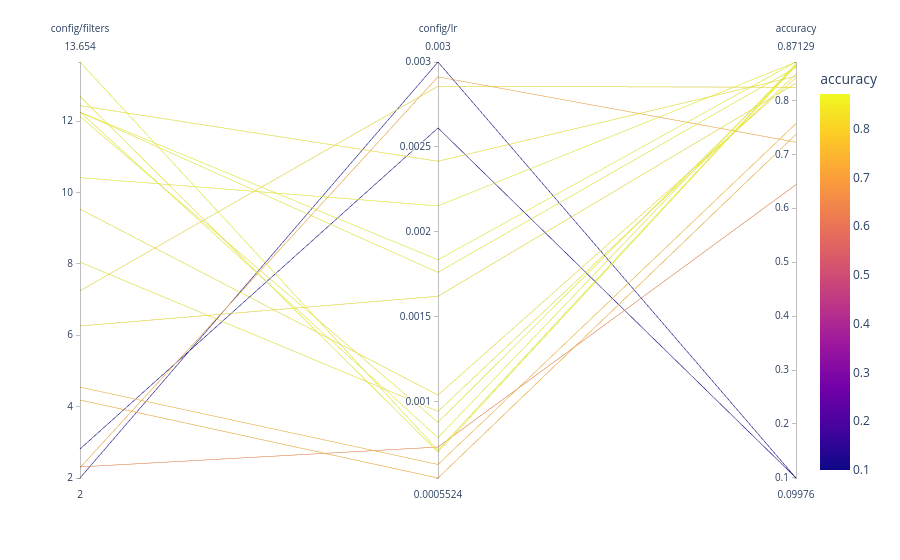

The cell this chart's notebook holds for it:
### Markdown cell above
As you can see, bayes really focuses on the promising areas. It is much more efficient than random search, and also more efficient than grid search.
We have set the `random_search_steps` to 5, this means that we will do 5 random searches first, to get a good initial idea of the space. As you can see, 5 is a bit low, because it might lead to premature converging to a local optimum. You can increase this number to get a better initial idea of the space, but you will also need to increase the number of iterations after the initial random scan.

### Code cell
visualize.parallel_plot(analysis, columns)

### Figure 1 — Plotly figure (JSON) as saved in the notebook; plotly's stock layout.template omitted (floating-point values rounded to 4 significant figures)
{"data": [{"dimensions": [{"label": "config/filters", "values": [7.244, 12.25, 4.184, 2.813, 10.42, 2.288, 13.65, 4.546, 6.259, 8.047, 2.31, 12.13, 12.69, 12.43, 12.25, 12.25, 2.0, 9.533]}, {"label": "config/lr", "values": [0.002857, 0.001836, 0.0005524, 0.002612, 0.002153, 0.002913, 0.0007158, 0.0006319, 0.001622, 0.0009446, 0.0007346, 0.0008798, 0.0007052, 0.002416, 0.00079, 0.001762, 0.003, 0.00104]}, {"label": "accuracy", "values": [0.8244, 0.8713, 0.7372, 0.09996, 0.8711, 0.7226, 0.8661, 0.757, 0.8318, 0.8489, 0.6438, 0.8639, 0.8647, 0.8448, 0.8684, 0.8613, 0.09976, 0.8422]}], "domain": {"x": [0, 1], "y": [0, 1]}, "line": {"color": [0.8244, 0.8713, 0.7372, 0.09996, 0.8711, 0.7226, 0.8661, 0.757, 0.8318, 0.8489, 0.6438, 0.8639, 0.8647, 0.8448, 0.8684, 0.8613, 0.09976, 0.8422], "coloraxis": "coloraxis"}, "name": "", "type": "parcoords"}], "layout": {"coloraxis": {"colorbar": {"title": {"text": "accuracy"}}, "colorscale": [[0, "#0d0887"], [0.1111, "#46039f"], [0.2222, "#7201a8"], [0.3333, "#9c179e"], [0.4444, "#bd3786"], [0.5556, "#d8576b"], [0.6667, "#ed7953"], [0.7778, "#fb9f3a"], [0.8889, "#fdca26"], [1, "#f0f921"]]}, "legend": {"tracegroupgap": 0}, "margin": {"t": 60}}}
